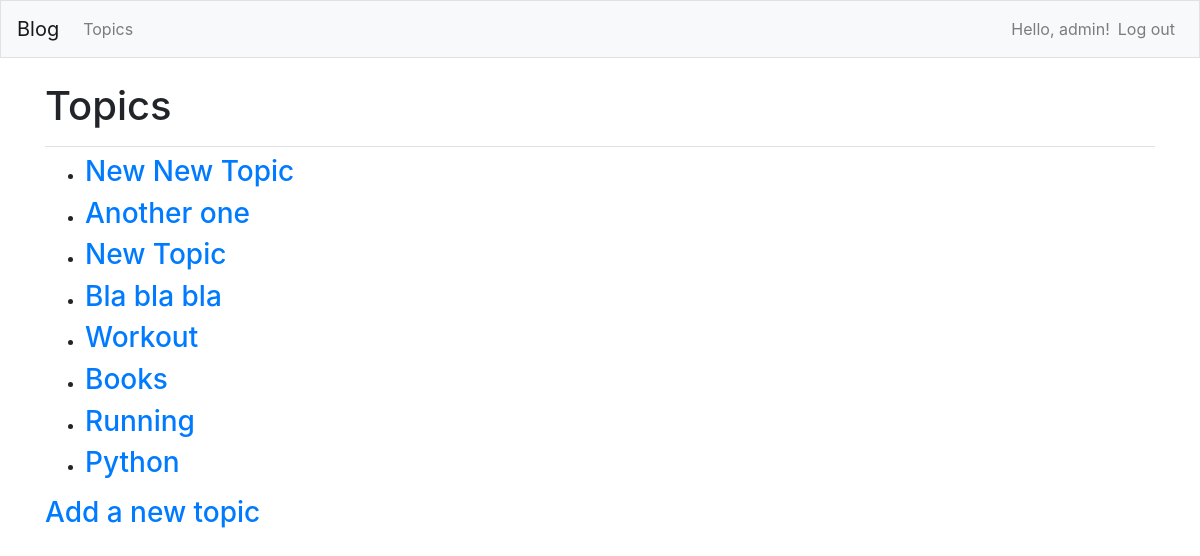
/blog/topics/ (signed in), run on an earlier commit of the app's database.
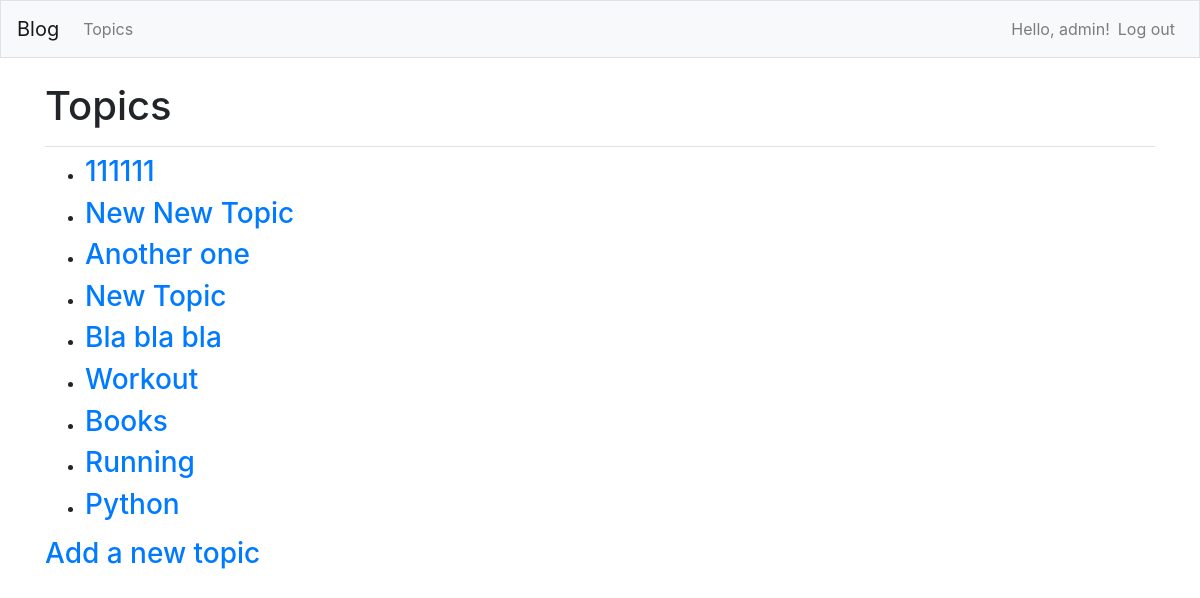
And on a later commit of the database.
### blog/models.py (models this page shows)
class Topic(models.Model):
    text = models.CharField(max_length=200)
    date_added = models.DateTimeField(auto_now_add=True)
    tag = models.ManyToManyField(Tag, blank=True)
    owner = models.ForeignKey(User, on_delete=models.CASCADE)
    def __str__(self):
        return self.text

### blog/views.py (the view)
# urls.py: path('topics/', views.topics, name='topics'),
@login_required
def topics(request):
    topics = Topic.objects.filter(owner=request.user).order_by('-date_added')
    return render(request, 'blog/topics.html', {
        'topics': topics
    })

### blog/templates/blog/topics.html
{% extends 'blog/layout.html' %}
{% block page_header %}
    <h1>Topics</h1>
{% endblock page_header %}
{% block body %}
    <ul>
        {% for topic in topics %}
        <li><h3>
            <a href="{% url 'blog:topic' topic.id %}">{{ topic }}</a>
        </h3></li>
        {% empty %}
            <li><h3>No topics have been added yet.</h3></li>
        {% endfor %}
    </ul>
    <h3><a href="{% url 'blog:new_topic' %}">Add a new topic</a></h3>
{% endblock %}

What changed in the data, as far as the page shows it:
added Topic: text "111111"
